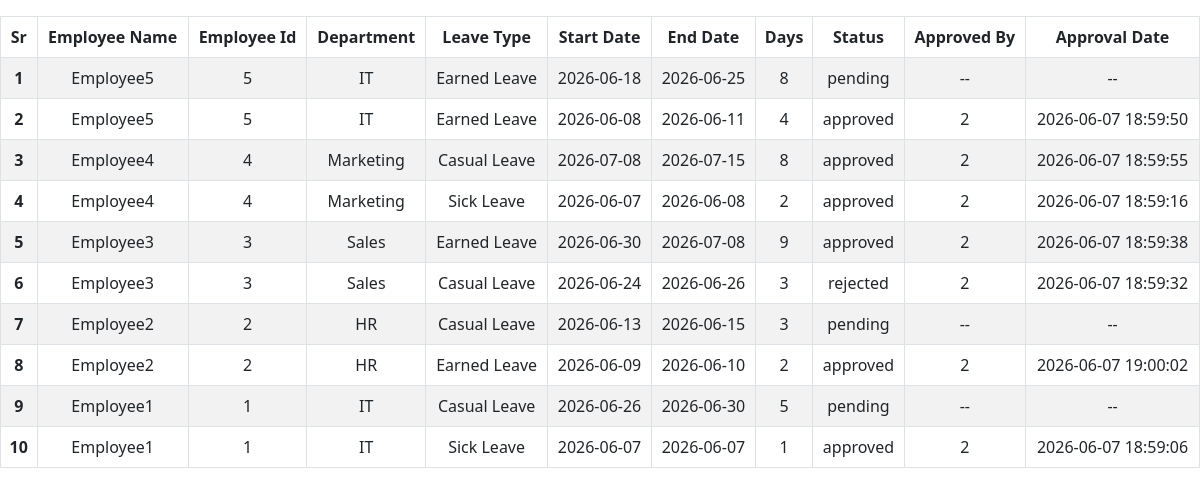
Page /admin/report_data.php (signed in) on the committed database.
### tables this page shows
CREATE TABLE `leave_requests` (
  `id` int NOT NULL,
  `employee_id` int NOT NULL,
  `leave_type_id` int NOT NULL,
  `start_date` date NOT NULL,
  `end_date` date NOT NULL,
  `total_days` int NOT NULL,
  `reason` text NOT NULL,
  `status` enum('pending','approved','rejected','') NOT NULL DEFAULT 'pending',
  `manager_remarks` text,
  `approved_by` int DEFAULT NULL,
  `approved_at` datetime DEFAULT NULL,
  `created_at` timestamp NOT NULL DEFAULT CURRENT_TIMESTAMP
);

CREATE TABLE `employees` (
  `id` int NOT NULL,
  `user_id` int NOT NULL,
  `full_name` varchar(255) NOT NULL,
  `mobile` varchar(20) NOT NULL,
  `department` varchar(100) NOT NULL,
  `designation` varchar(100) NOT NULL,
  `joining_date` date NOT NULL,
  `created_at` timestamp NOT NULL DEFAULT CURRENT_TIMESTAMP
);

CREATE TABLE `leave_types` (
  `id` int NOT NULL,
  `leave_name` varchar(100) NOT NULL,
  `default_allocation` int NOT NULL,
  `created_at` timestamp NOT NULL DEFAULT CURRENT_TIMESTAMP,
  `updated_at` timestamp NULL DEFAULT NULL
);

### admin/report_data.php (the view, shortened to what this page needs)
<?php
require_once "../config/database.php";
$query = "SELECT lr.*, e.full_name, e.department, lt.leave_name FROM leave_requests lr INNER JOIN employees e ON e.id = lr.employee_id INNER JOIN leave_types lt ON lt.id = lr.leave_type_id WHERE 1";
$query .= " ORDER BY lr.created_at DESC";
$stmt = $conn->prepare($query);
$stmt->execute();
$result = $stmt->get_result();
?>
<!DOCTYPE html>
<html lang="en">
<head>
    <link href="https://cdn.jsdelivr.net/npm/bootstrap@5.0.2/dist/css/bootstrap.min.css" rel="stylesheet">
</head>
<body>
    <table class="table table-striped table-hover table-bordered text-center mt-3">
        <thead>
            <tr>
                <th scope="col">Sr</th>
                <th scope="col">Employee Name</th>
                <th scope="col">Employee Id</th>
                <th scope="col">Department</th>
                <th scope="col">Leave Type</th>
                <th scope="col">Start Date</th>
                <th scope="col">End Date</th>
                <th scope="col">Days</th>
                <th scope="col">Status</th>
                <th scope="col">Approved By</th>
                <th scope="col">Approval Date</th>
            </tr>
        </thead>
        <tbody>
            <?php
            if ($result->num_rows == 0) {
                echo "<tr><td colspan='11'>No data Found</td></tr>";
            } else {
                $sr = 1;
                while ($row1 = $result->fetch_assoc()) {
            ?>
                    <tr>
                        <th scope="row"><?php echo $sr++ ?></th>
                        <td><?php echo $row1['full_name'] ?></td>
                        <td><?php echo $row1['employee_id'] ?></td>
                        <td><?php echo $row1['department'] ?></td>
                        <td><?php echo $row1['leave_name'] ?></td>
                        <td><?php echo $row1['start_date'] ?></td>
                        <td><?php echo $row1['end_date'] ?></td>
                        <td><?php echo $row1['total_days'] ?></td>
                        <td><?php echo $row1['status'] ?></td>
                        <td><?php echo $row1['approved_by'] ?? "--" ?></td>
                        <td><?php echo $row1['approved_at'] ?? "--" ?></td>
                    </tr>
            <?php }
            } ?>
        </tbody>
    </table>
</body>
</html>

### rows in the picture
leave_requests: employee.full_name "Employee5", employee "5", employee.department "IT", leave_type.leave_name "Earned Leave", start_date "2026-06-18", end_date "2026-06-25", total_days "8", status "pending", approved_by "--", approved_at "--"
leave_requests: employee.full_name "Employee5", employee "5", employee.department "IT", leave_type.leave_name "Earned Leave", start_date "2026-06-08", end_date "2026-06-11", total_days "4", status "approved", approved_by "2", approved_at "2026-06-07 18:59:50"
leave_requests: employee.full_name "Employee4", employee "4", employee.department "Marketing", leave_type.leave_name "Casual Leave", start_date "2026-07-08", end_date "2026-07-15", total_days "8", status "approved", approved_by "2", approved_at "2026-06-07 18:59:55"
leave_requests: employee.full_name "Employee4", employee "4", employee.department "Marketing", leave_type.leave_name "Sick Leave", start_date "2026-06-07", end_date "2026-06-08", total_days "2", status "approved", approved_by "2", approved_at "2026-06-07 18:59:16"
leave_requests: employee.full_name "Employee3", employee "3", employee.department "Sales", leave_type.leave_name "Earned Leave", start_date "2026-06-30", end_date "2026-07-08", total_days "9", status "approved", approved_by "2", approved_at "2026-06-07 18:59:38"
leave_requests: employee.full_name "Employee3", employee "3", employee.department "Sales", leave_type.leave_name "Casual Leave", start_date "2026-06-24", end_date "2026-06-26", total_days "3", status "rejected", approved_by "2", approved_at "2026-06-07 18:59:32"
leave_requests: employee.full_name "Employee2", employee "2", employee.department "HR", leave_type.leave_name "Casual Leave", start_date "2026-06-13", end_date "2026-06-15", total_days "3", status "pending", approved_by "--", approved_at "--"
leave_requests: employee.full_name "Employee2", employee "2", employee.department "HR", leave_type.leave_name "Earned Leave", start_date "2026-06-09", end_date "2026-06-10", total_days "2", status "approved", approved_by "2", approved_at "2026-06-07 19:00:02"
leave_requests: employee.full_name "Employee1", employee "1", employee.department "IT", leave_type.leave_name "Casual Leave", start_date "2026-06-26", end_date "2026-06-30", total_days "5", status "pending", approved_by "--", approved_at "--"
leave_requests: employee.full_name "Employee1", employee "1", employee.department "IT", leave_type.leave_name "Sick Leave", start_date "2026-06-07", end_date "2026-06-07", total_days "1", status "approved", approved_by "2", approved_at "2026-06-07 18:59:06"
